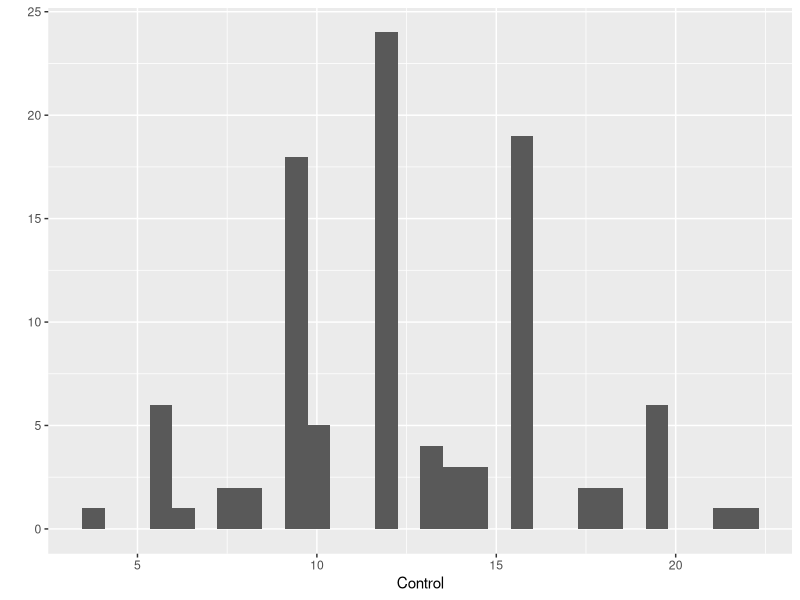
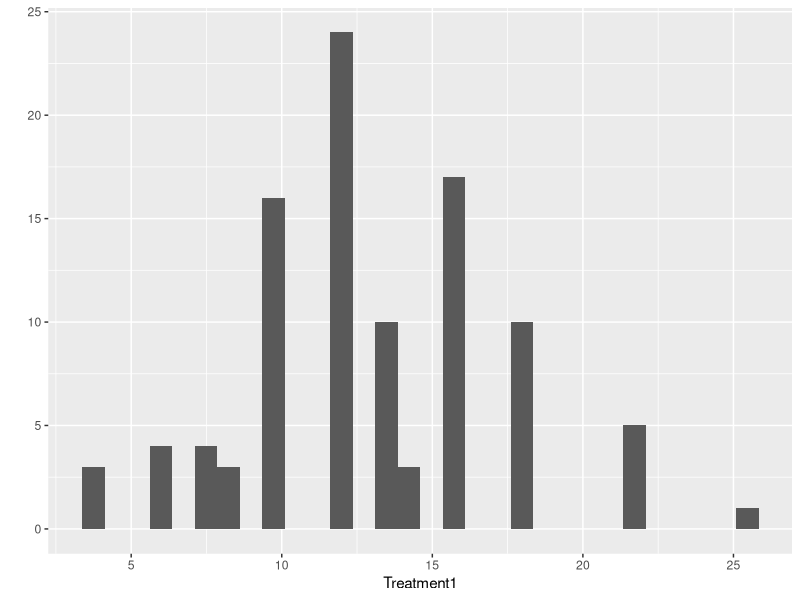
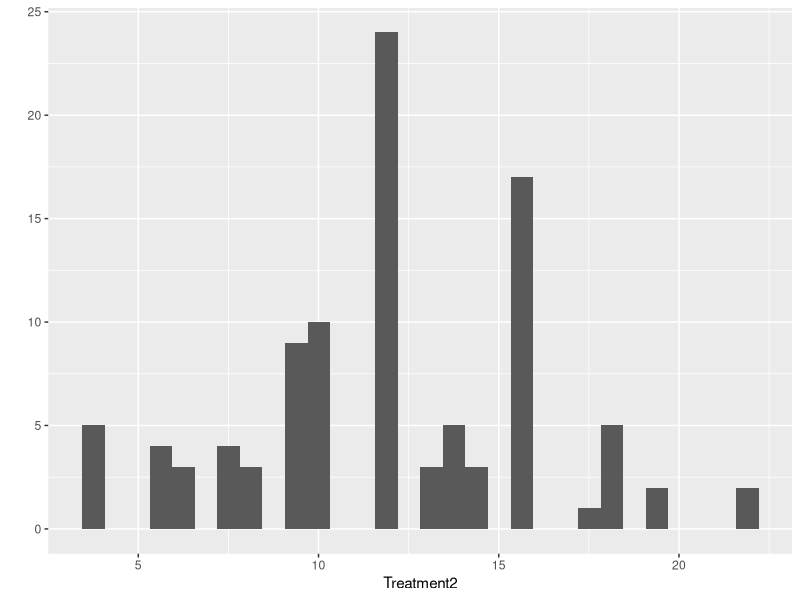

Recreate these plots in R, in order.
## ---- chunk 1
##############################
# FUNCTION: calculate_zeroes
# packages: none
# purpose:calculate number of zeroes in a numeric vector
# input: 
# output:
# ---------------------------------

calculate_zeroes <- function(x=c(0,5,8,0,7,0,4)) {
  counter <- 0
  for (i in seq_along(x)){
    if(x[i] == 0)
      counter <- counter + 1
  
  }
  return(counter)
}



## ---- chunk 2
calculate_zeroes()
## ---- chunk 3
x <- c(0,5,8,0,7,0,4)

length((x[x == 0]))
## ---- chunk 4
##############################
# FUNCTION: multi_matrix
# packages: none
# purpose:create matrix in which each element is the product of the row number X column number
# input:
# output:
# ---------------------------------
multi_matrix <- function() {
  m <- matrix(nrow=3, ncol = 3)
  for (i in 1:nrow(m)) {
    for (j in 1:ncol(m)) {
      m[i,j] <- i*j
      
    }
    
  }
print(m)
}
## ---- chunk 5
multi_matrix()
## ---- chunk 6
library(ggplot2)
set.seed(1000)

trt_group <- c(rep("Control", 4),rep("Treatment1",4), rep("Treatment2", 4))
print(trt_group)

z<- c(runif(4) + 1, runif(4) + 10, runif(4) + 25)


df <- data.frame(trt=trt_group,res=z)
print(df)
## ---- chunk 7
##############################
# FUNCTION: shuffle_data
# packages: tidyverse
# purpose:
# input:
# output:
# ---------------------------------

library(tidyverse)
shuffle_data <- function(z=df) {
      rep <- rep(NA,100)
      Control <- rep(NA, 100)
      Treatment1 <- rep(NA, 100)
      Treatment2 <- rep(NA, 100)
      
      new_df<-data.frame(rep,Control,Treatment1,Treatment2)

  
  # for (i in 1:100){
  #   new_df[i,1] <- i
  for (i in 1:100){
    new_df[i,1] <- i

    df$res <- sample(df$res)
    
    a<-mean(df[1:4,2])
    new_df[i,2]<- a
    
    b<-mean(df[5:8,2])
    new_df[i,3] <- b
    
    c<-mean(df[9:12,2])
    new_df[i,4] <- c

    }

return(new_df)
  
}
  

shuffle_data(df)



## ---- chunk 8
new_df <- shuffle_data(df)

qplot(Control, data = new_df, geom = "histogram")

qplot(Treatment1, data = new_df, geom = "histogram")

qplot(Treatment2, data = new_df, geom = "histogram")


